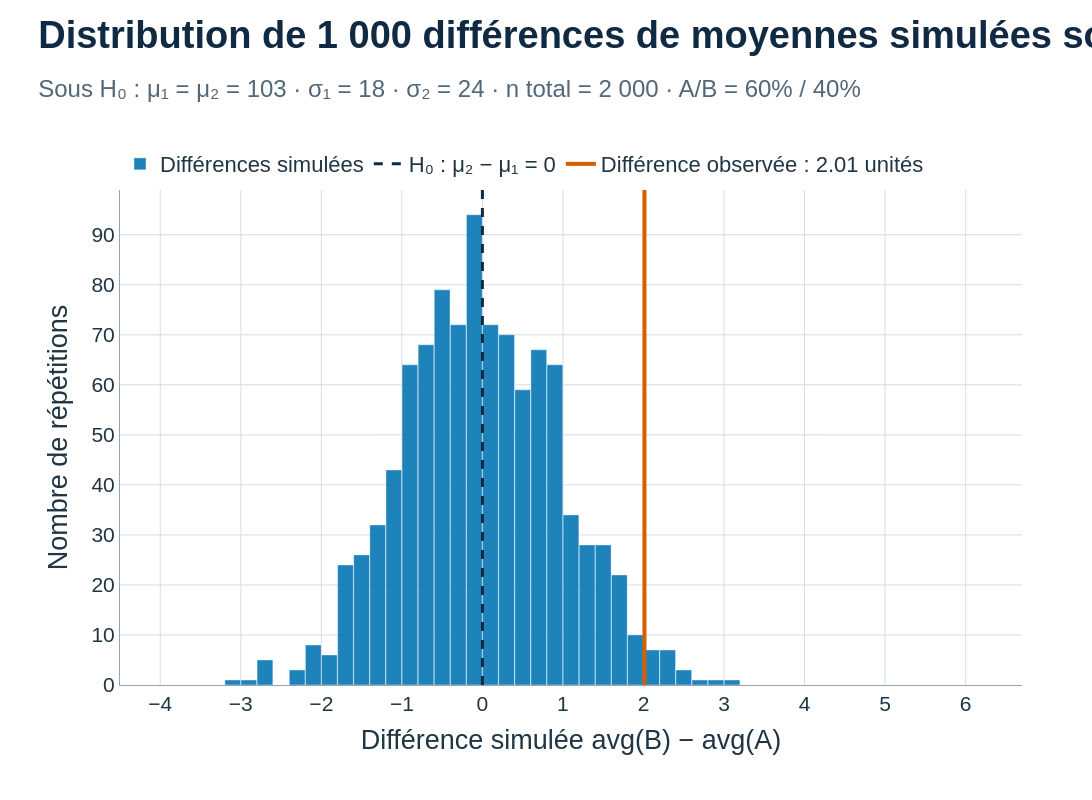

Write notebook code for a chart like this one.
### Markdown cell above
## Moyennes égales, écarts d'échantillonnage différents

Nous construisons une situation où H₀ est vraie : A et B ont la même moyenne
génératrice 103. Nous conservons les dispersions et les effectifs du projet :
écarts-types 18 et 24, puis 1 200 observations A et 800 observations B.

Chaque répétition utilise `GaussianMixture` avec une nouvelle seed, puis calcule
**avg(B) − avg(A)**. Prédisez la forme et le centre de la
distribution de ces différences.

### Code cell
null_model = GaussianMixture(103, 18, 103, 24, weight_a=0.6)
mean_differences = simulate_mean_differences(
    null_model,
    sample_size=2000,
    repetitions=1000,
    first_seed=1404,
)
plot_sampling_variation(
    mean_differences,
    observed_difference=descriptive["difference"],
    null_model=null_model,
    sample_size=2000,
).show()

### Figure 1 — Plotly figure (JSON) as saved in the notebook; plotly's stock layout.template omitted (floating-point values rounded to 4 significant figures; data arrays with more than 128 entries replaced by an {"elided": "..."} marker saying what was removed)
{"data": [{"hovertemplate": "Intervalle centré sur %{x:.2f}<br>Nombre de répétitions : %{y}<extra></extra>", "marker": {"color": "#0072B2", "line": {"color": "#FFFFFF", "width": 0.4}}, "name": "Différences simulées", "nbinsx": 55, "opacity": 0.88, "type": "histogram", "x": {"elided": "1000 float values"}}], "layout": {"bargap": 0.02, "font": {"color": "#203645", "family": "Aptos, Arial, sans-serif", "size": 22}, "height": 800, "hoverlabel": {"font": {"size": 18}}, "legend": {"font": {"size": 22}, "orientation": "h", "title": {"text": ""}, "traceorder": "normal", "x": 0, "xanchor": "left", "y": 1.01, "yanchor": "bottom"}, "margin": {"b": 115, "l": 120, "r": 70, "t": 190}, "shapes": [{"line": {"color": "#102A43", "dash": "dash", "width": 3}, "name": "H₀ : μ₂ − μ₁ = 0", "showlegend": true, "type": "line", "x0": 0, "x1": 0, "xref": "x", "y0": 0, "y1": 1, "yref": "y domain"}, {"line": {"color": "#D55E00", "width": 4}, "name": "Différence observée : 2.01 unités", "showlegend": true, "type": "line", "x0": 2.012, "x1": 2.012, "xref": "x", "y0": 0, "y1": 1, "yref": "y domain"}], "title": {"font": {"color": "#102A43", "size": 38}, "text": "<b>Distribution de 1 000 différences de moyennes simulées sous H₀</b><br><span style='font-size:24px;color:#526777'>Sous H₀ : μ₁ = μ₂ = 103 · σ₁ = 18 · σ₂ = 24 · n total = 2 000 · A/B = 60% / 40%</span>", "x": 0.035, "xanchor": "left", "y": 0.94, "yanchor": "top"}, "width": 2100, "xaxis": {"dtick": 1, "gridcolor": "#D4DEE4", "linecolor": "#94A3B8", "range": [-4.5, 6.7], "showline": true, "tickfont": {"size": 21}, "title": {"font": {"size": 27}, "text": "Différence simulée avg(B) − avg(A)"}, "zeroline": false}, "yaxis": {"gridcolor": "#D4DEE4", "linecolor": "#94A3B8", "rangemode": "tozero", "showline": true, "tickfont": {"size": 21}, "title": {"font": {"size": 27}, "text": "Nombre de répétitions"}, "zeroline": false}}}
